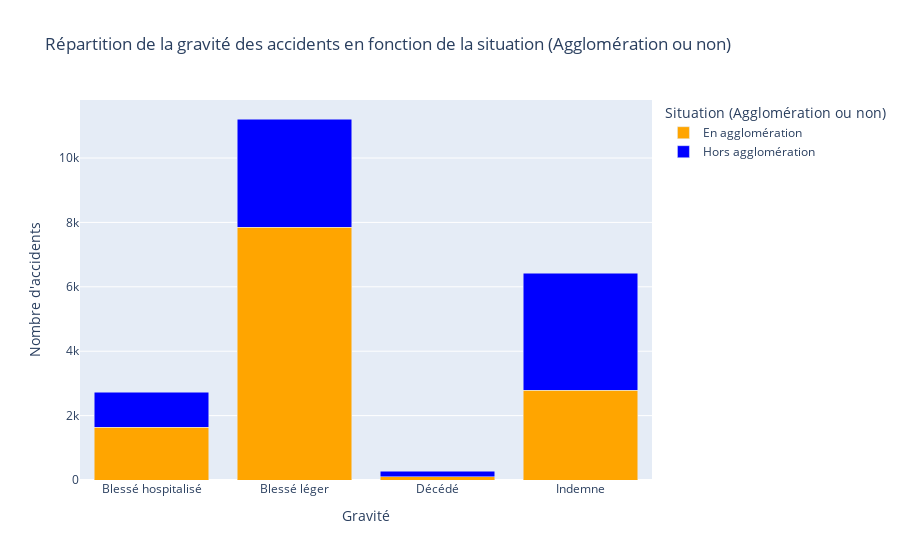

Notebook code for this chart:
### Code cell
repartition_agg_gravité = pd.crosstab(df['agg_description'], df['grav_description'])

# Réinitialiser l'index pour avoir une colonne pour 'agg_description'
repartition_agg_gravité = repartition_agg_gravité.reset_index()

# Convertir en format long
repartition_long = repartition_agg_gravité.melt(id_vars='agg_description', 
                                                var_name='grav_description', 
                                                value_name='Nombre d\'accidents')

# Création du graphique en barres empilées
fig_grav_agg = px.bar(
    repartition_long,
    x='grav_description',
    y='Nombre d\'accidents',
    color='agg_description',
    title="Répartition de la gravité des accidents en fonction de la situation (Agglomération ou non)",
    labels={'agg_description': 'Situation (Agglomération ou non)', 'grav_description': 'Gravité'},
    barmode='stack',
    color_discrete_map={'Hors agglomération': 'blue', 'En agglomération': 'orange'}  # Choisir des couleurs distinctes
)

fig_grav_agg.show()

### Figure 1 — Plotly figure (JSON) as saved in the notebook; plotly's stock layout.template omitted (floating-point values rounded to 4 significant figures)
{"data": [{"alignmentgroup": "True", "hovertemplate": "Situation (Agglomération ou non)=En agglomération<br>Gravité=%{x}<br>Nombre d'accidents=%{y}<extra></extra>", "legendgroup": "En agglomération", "marker": {"color": "orange", "pattern": {"shape": ""}}, "name": "En agglomération", "offsetgroup": "En agglomération", "orientation": "v", "showlegend": true, "textposition": "auto", "type": "bar", "x": ["Blessé hospitalisé", "Blessé léger", "Décédé", "Indemne"], "xaxis": "x", "y": [1633, 7856, 98, 2791], "yaxis": "y"}, {"alignmentgroup": "True", "hovertemplate": "Situation (Agglomération ou non)=Hors agglomération<br>Gravité=%{x}<br>Nombre d'accidents=%{y}<extra></extra>", "legendgroup": "Hors agglomération", "marker": {"color": "blue", "pattern": {"shape": ""}}, "name": "Hors agglomération", "offsetgroup": "Hors agglomération", "orientation": "v", "showlegend": true, "textposition": "auto", "type": "bar", "x": ["Blessé hospitalisé", "Blessé léger", "Décédé", "Indemne"], "xaxis": "x", "y": [1085, 3356, 173, 3633], "yaxis": "y"}], "layout": {"barmode": "stack", "legend": {"title": {"text": "Situation (Agglomération ou non)"}, "tracegroupgap": 0}, "title": {"text": "Répartition de la gravité des accidents en fonction de la situation (Agglomération ou non)"}, "xaxis": {"anchor": "y", "domain": [0, 1], "title": {"text": "Gravité"}}, "yaxis": {"anchor": "x", "domain": [0, 1], "title": {"text": "Nombre d'accidents"}}}}
